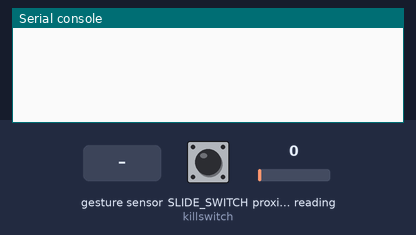
The program below on a simulated CircuitPython board. On the bench: the last lines printed to the serial console. Inputs (shaded band) come from the test bench; at power-on: proximity reading 0, SLIDE_SWITCH (killswitch) HIGH. USB keyboard and mouse output is not drawn.

Above: at 1.2 s.
1.3 s: proximity reading set to 5
At 2.1 s:
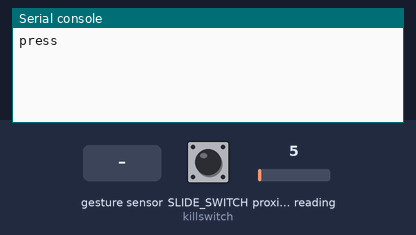
3.1 s: hand swiped up over the gesture sensor
At 3.9 s:
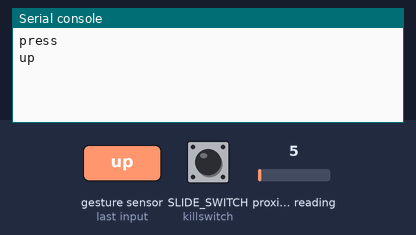
4.6 s: hand swiped down over the gesture sensor
At 5.7 s:
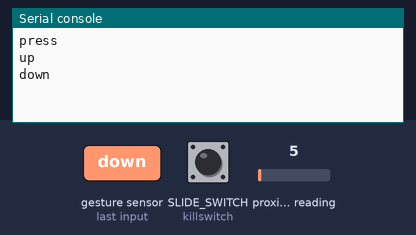
6.1 s: hand swiped left over the gesture sensor
At 7.3 s:
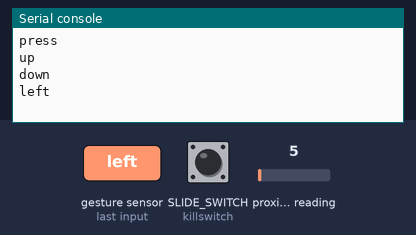
7.6 s: hand swiped right over the gesture sensor
At 8.1 s:
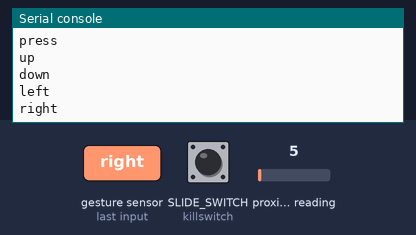

Measured:
- after the input at 1.3 s, the serial console: prints a new line after 0.30 s (image 1)
- after the input at 3.1 s, the serial console: prints a new line at once (image 2)
- after the input at 4.6 s, the serial console: prints a new line at once (image 3)
- after the input at 6.1 s, the serial console: prints a new line after 0.05 s (image 4)
- after the input at 7.6 s, the serial console: prints a new line after 0.07 s (image 5)

The program:

BenchTest_GestureKeyboard.py
```python
"""
Gesture and proximity using 2 APDS9960 breakouts on
Adafruit Playground Bluefruit board with busio
and custom lib/adafruit_apds9960/apds9960.py file
sending WASD and ENTER commands to Adobe Xd prototype
"""

import board
import time
import digitalio
import busio
import usb_hid
from adafruit_apds9960.apds9960 import APDS9960
from adafruit_hid.keyboard import Keyboard
from adafruit_hid.keyboard_layout_us import KeyboardLayoutUS
from adafruit_hid.keycode import Keycode

killswitch = digitalio.DigitalInOut(board.SLIDE_SWITCH)
killswitch.direction = digitalio.Direction.INPUT
killswitch.pull = digitalio.Pull.UP

i2cA = busio.I2C(board.A1, board.A2)
apdsG = APDS9960(i2cA)
apdsG.enable_gesture = True
apdsG.enable_proximity = True

# default gesture_proximity_threshold = 50 (range 0-255)"""
apdsG.gesture_proximity_threshold = 0
# default gesture_gain = 2 (range 0-3)"""
apdsG.gesture_gain = 3
# default gesture_fifo_threshold = 1 (range 0-3)"""
apdsG.gesture_fifo_threshold = 3
# default gesture_dimensions = 1 (range 0-3)"""
apdsG.gesture_dimensions = 3
# default rotation = 0 (possible, 0, 90, 180, 270)
apdsG.rotation = 90

i2cB = busio.I2C(board.A3, board.A4)
apdsP = APDS9960(i2cB)
apdsP.enable_proximity = True

# keyboard
kbd = Keyboard(usb_hid.devices)
layout = KeyboardLayoutUS(kbd)

# basic gesture directions
NONE = 0
UP = 1
DOWN = 2
LEFT = 3
RIGHT = 4

# "press" gesture variables
press = False
pressPrev = press
pressThresh = 4

while True:
    gesture = apdsG.gesture()
    proximity = apdsP.proximity
    apdsP.clear_interrupt()

    if killswitch.value:
        if gesture == UP:
            print("up")
            kbd.press(Keycode.W)
            kbd.release_all()
        elif gesture == DOWN:
            print("down")
            kbd.press(Keycode.S)
            kbd.release_all()
        elif gesture == LEFT:
            print("left")
            kbd.press(Keycode.A)
            kbd.release_all()
        elif gesture == RIGHT:
            print("right")
            kbd.press(Keycode.D)
            kbd.release_all()
        elif gesture == NONE:
            if proximity >= pressThresh:
                press = True
                # allow time to prevent "double press"
                time.sleep(0.300)
            else:
                press = False

        if press != pressPrev:
            pressPrev = press
            if press:
                print("press")
                kbd.press(Keycode.RETURN)
                kbd.release_all()
```
